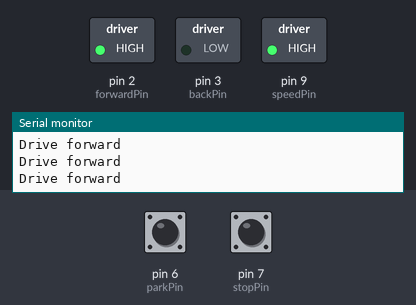
The sketch below on a simulated Arduino Uno, built with avr-gcc and run on an emulated ATmega328P. Shown: switched loads named in the sketch (green lamp = pin HIGH), the last lines printed to the serial monitor. Inputs (shaded band) come from the test bench; at power-on: pin 7 (stopPin) HIGH, pin 6 (parkPin) HIGH.

Above: at 10.8 s.
10.9 s: pin 7 (stopPin) pulled LOW for 0.15 s
At 13.1 s:
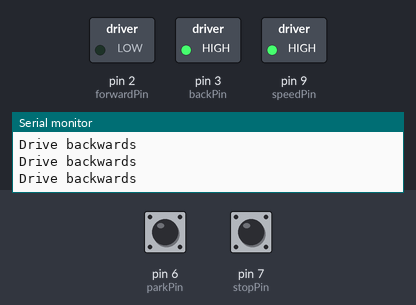
13.4 s: pin 6 (parkPin) pulled LOW for 0.15 s
At 14.7 s:
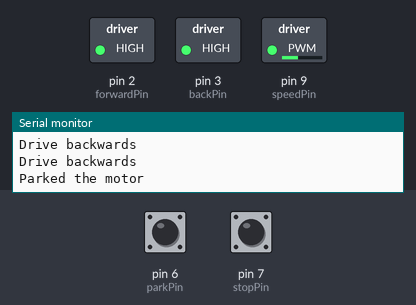
Timing chart, 0 to 24.9 s (numbered marks = the images above; inputs shaded):
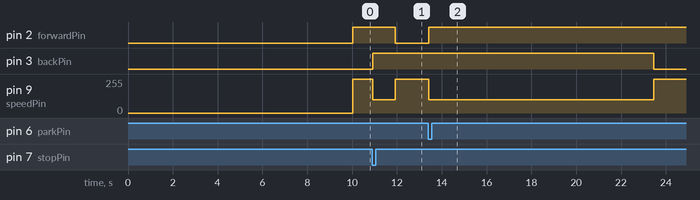

Measured:
- after the input at 10.9 s, pin 2 (forwardPin): HIGH → LOW after 1.0 s; pin 3 (backPin): LOW → HIGH at once; pin 9 (speedPin): 255/255 → 100/255 at once, → 255/255 1.0 s later
- after the input at 13.4 s, pin 2 (forwardPin): LOW → HIGH at once; pin 3 (backPin): HIGH → LOW after 10.1 s; pin 9 (speedPin): 255/255 → 100/255 at once, → 255/255 10.0 s later

The sketch:

FishFeeder.ino
```cpp
// Motor 1
byte forwardPin = 2;
byte backPin = 3;
byte speedPin = 9; // Needs to be a PWM pin to be able to control motor speed

byte parkPin = 6;
byte stopPin = 7;

unsigned long lastRunTime;
const unsigned long waitTime = 1000 * 10;

void setup() {  // Setup runs once per reset
  // initialize serial communication @ 9600 baud:
  Serial.begin(9600);

  //Define L298N Dual H-Bridge Motor Controller Pins

  pinMode(forwardPin, OUTPUT);
  pinMode(backPin, OUTPUT);
  pinMode(speedPin, OUTPUT);
  pinMode(parkPin, INPUT_PULLUP);
  pinMode(stopPin, INPUT_PULLUP);

  lastRunTime = millis();
  Serial.println("Starting");
}

void loop() {

  // put your main code here, to run repeatedly:
  while (millis() - lastRunTime < waitTime) {
    Serial.println("Waiting");
  }
  Serial.println("Running");
  lastRunTime = millis();
  // Run motor out until we hit the stop switch
  while (digitalRead(stopPin) == HIGH) {
    Serial.println("Drive forward");
    analogWrite(speedPin, 255);//Sets speed variable via PWM
    digitalWrite(forwardPin, HIGH);
    digitalWrite(backPin, LOW);
  }
  Serial.println("Stop the motor");
  analogWrite(speedPin, 100);//Sets speed variable via PWM
  digitalWrite(forwardPin, HIGH);
  digitalWrite(backPin, HIGH);
  delay(1000);
  while (digitalRead(parkPin) == HIGH) {
    Serial.println("Drive backwards");
    analogWrite(speedPin, 255);//Sets speed variable via PWM
    digitalWrite(forwardPin, LOW);
    digitalWrite(backPin, HIGH);
  }
  Serial.println("Parked the motor");
  analogWrite(speedPin, 100);//Sets speed variable via PWM
  digitalWrite(forwardPin, HIGH);
  digitalWrite(backPin, HIGH);
  lastRunTime = millis();
  delay(5000);

}
```
